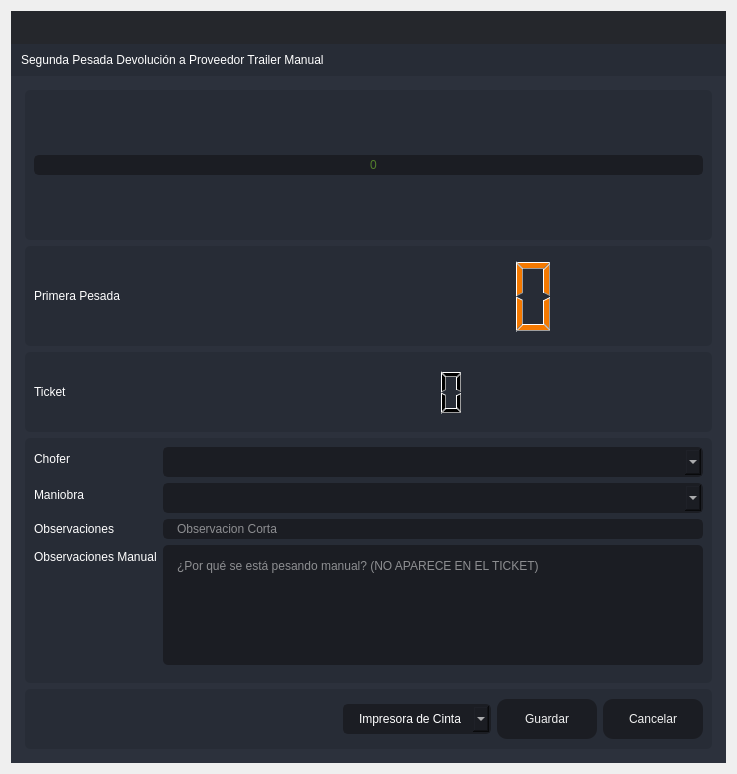
<?xml version="1.0" encoding="UTF-8"?>
<ui version="4.0">
 <class>SegundaPTA</class>
 <widget class="QDialog" name="SegundaPTA">
  <property name="windowModality">
   <enum>Qt::ApplicationModal</enum>
  </property>
  <property name="geometry">
   <rect>
    <x>0</x>
    <y>0</y>
    <width>737</width>
    <height>774</height>
   </rect>
  </property>
  <property name="minimumSize">
   <size>
    <width>737</width>
    <height>774</height>
   </size>
  </property>
  <property name="maximumSize">
   <size>
    <width>737</width>
    <height>774</height>
   </size>
  </property>
  <property name="windowTitle">
   <string>Segunda Pesada Devolución a Proveedor Trailer Manual</string>
  </property>
  <property name="windowIcon">
   <iconset resource="files.qrc">
    <normaloff>:/16x16/icons/16x16/logo.png</normaloff>:/16x16/icons/16x16/logo.png</iconset>
  </property>
  <layout class="QVBoxLayout" name="verticalLayout_6">
   <item>
    <widget class="QFrame" name="frame_main">
     <property name="styleSheet">
      <string notr="true">/* LINE EDIT */
QLineEdit {
	background-color: rgb(27, 29, 35);
	border-radius: 5px;
	border: 2px solid rgb(27, 29, 35);
	padding-left: 10px;
}
QLineEdit:hover {
	border: 2px solid rgb(64, 71, 88);
}
QLineEdit:focus {
	border: 2px solid rgb(91, 101, 124);
}

/* SCROLL BARS */
QScrollBar:horizontal {
    border: none;
    background: rgb(52, 59, 72);
    height: 14px;
    margin: 0px 21px 0 21px;
	border-radius: 0px;
}
QScrollBar::handle:horizontal {
    background: rgb(85, 170, 255);
    min-width: 25px;
	border-radius: 7px
}
QScrollBar::add-line:horizontal {
    border: none;
    background: rgb(55, 63, 77);
    width: 20px;
	border-top-right-radius: 7px;
    border-bottom-right-radius: 7px;
    subcontrol-position: right;
    subcontrol-origin: margin;
}
QScrollBar::sub-line:horizontal {
    border: none;
    background: rgb(55, 63, 77);
    width: 20px;
	border-top-left-radius: 7px;
    border-bottom-left-radius: 7px;
    subcontrol-position: left;
    subcontrol-origin: margin;
}
QScrollBar::up-arrow:horizontal, QScrollBar::down-arrow:horizontal
{
     background: none;
}
QScrollBar::add-page:horizontal, QScrollBar::sub-page:horizontal
{
     background: none;
}
 QScrollBar:vertical {
	border: none;
    background: rgb(52, 59, 72);
    width: 14px;
    margin: 21px 0 21px 0;
	border-radius: 0px;
 }
 QScrollBar::handle:vertical {	
	background: rgb(85, 170, 255);
    min-height: 25px;
	border-radius: 7px
 }
 QScrollBar::add-line:vertical {
     border: none;
    background: rgb(55, 63, 77);
     height: 20px;
	border-bottom-left-radius: 7px;
    border-bottom-right-radius: 7px;
     subcontrol-position: bottom;
     subcontrol-origin: margin;
 }
 QScrollBar::sub-line:vertical {
	border: none;
    background: rgb(55, 63, 77);
     height: 20px;
	border-top-left-radius: 7px;
    border-top-right-radius: 7px;
     subcontrol-position: top;
     subcontrol-origin: margin;
 }
 QScrollBar::up-arrow:vertical, QScrollBar::down-arrow:vertical {
     background: none;
 }

 QScrollBar::add-page:vertical, QScrollBar::sub-page:vertical {
     background: none;
 }

/* CHECKBOX */
QCheckBox::indicator {
    border: 3px solid rgb(52, 59, 72);
	width: 15px;
	height: 15px;
	border-radius: 10px;
    background: rgb(44, 49, 60);
}
QCheckBox::indicator:hover {
    border: 3px solid rgb(58, 66, 81);
}
QCheckBox::indicator:checked {
    background: 3px solid rgb(52, 59, 72);
	border: 3px solid rgb(52, 59, 72);	
	background-image: url(:/16x16/icons/16x16/cil-check-alt.png);
}

/* RADIO BUTTON */
QRadioButton::indicator {
    border: 3px solid rgb(52, 59, 72);
	width: 15px;
	height: 15px;
	border-radius: 10px;
    background: rgb(44, 49, 60);
}
QRadioButton::indicator:hover {
    border: 3px solid rgb(58, 66, 81);
}
QRadioButton::indicator:checked {
    background: 3px solid rgb(94, 106, 130);
	border: 3px solid rgb(52, 59, 72);	
}

/* COMBOBOX */
QComboBox{
	background-color: rgb(27, 29, 35);
	border-radius: 5px;
	border: 2px solid rgb(27, 29, 35);
	padding: 5px;
	padding-left: 10px;
}
QComboBox:hover{
	border: 2px solid rgb(64, 71, 88);
}
QComboBox::drop-down {
	subcontrol-origin: padding;
	subcontrol-position: top right;
	width: 25px; 
	border-left-width: 3px;
	border-left-color: rgba(39, 44, 54, 150);
	border-left-style: solid;
	border-top-right-radius: 3px;
	border-bottom-right-radius: 3px;	
	background-image: url(:/16x16/icons/16x16/cil-arrow-bottom.png);
	background-position: center;
	background-repeat: no-reperat;
 }
QComboBox QAbstractItemView {
	color: rgb(85, 170, 255);	
	background-color: rgb(27, 29, 35);
	padding: 10px;
	selection-background-color: rgb(39, 44, 54);
}

/* SLIDERS */
QSlider::groove:horizontal {
    border-radius: 9px;
    height: 18px;
	margin: 0px;
	background-color: rgb(52, 59, 72);
}
QSlider::groove:horizontal:hover {
	background-color: rgb(55, 62, 76);
}
QSlider::handle:horizontal {
    background-color: rgb(85, 170, 255);
    border: none;
    height: 18px;
    width: 18px;
    margin: 0px;
	border-radius: 9px;
}
QSlider::handle:horizontal:hover {
    background-color: rgb(105, 180, 255);
}
QSlider::handle:horizontal:pressed {
    background-color: rgb(65, 130, 195);
}

QSlider::groove:vertical {
    border-radius: 9px;
    width: 18px;
    margin: 0px;
	background-color: rgb(52, 59, 72);
}
QSlider::groove:vertical:hover {
	background-color: rgb(55, 62, 76);
}
QSlider::handle:vertical {
    background-color: rgb(85, 170, 255);
	border: none;
    height: 18px;
    width: 18px;
    margin: 0px;
	border-radius: 9px;
}
QSlider::handle:vertical:hover {
    background-color: rgb(105, 180, 255);
}
QSlider::handle:vertical:pressed {
    background-color: rgb(65, 130, 195);
}

</string>
     </property>
     <property name="frameShape">
      <enum>QFrame::NoFrame</enum>
     </property>
     <property name="frameShadow">
      <enum>QFrame::Raised</enum>
     </property>
     <layout class="QVBoxLayout" name="verticalLayout">
      <property name="spacing">
       <number>0</number>
      </property>
      <property name="leftMargin">
       <number>0</number>
      </property>
      <property name="topMargin">
       <number>0</number>
      </property>
      <property name="rightMargin">
       <number>0</number>
      </property>
      <property name="bottomMargin">
       <number>0</number>
      </property>
      <item>
       <widget class="QFrame" name="frame_top">
        <property name="minimumSize">
         <size>
          <width>0</width>
          <height>65</height>
         </size>
        </property>
        <property name="maximumSize">
         <size>
          <width>16777215</width>
          <height>65</height>
         </size>
        </property>
        <property name="styleSheet">
         <string notr="true">background-color: transparent;</string>
        </property>
        <property name="frameShape">
         <enum>QFrame::NoFrame</enum>
        </property>
        <property name="frameShadow">
         <enum>QFrame::Raised</enum>
        </property>
        <layout class="QHBoxLayout" name="horizontalLayout_3">
         <property name="spacing">
          <number>0</number>
         </property>
         <property name="leftMargin">
          <number>0</number>
         </property>
         <property name="topMargin">
          <number>0</number>
         </property>
         <property name="rightMargin">
          <number>0</number>
         </property>
         <property name="bottomMargin">
          <number>0</number>
         </property>
         <item>
          <widget class="QFrame" name="frame_toggle">
           <property name="maximumSize">
            <size>
             <width>70</width>
             <height>16777215</height>
            </size>
           </property>
           <property name="styleSheet">
            <string notr="true">background-color: rgb(27, 29, 35);</string>
           </property>
           <property name="frameShape">
            <enum>QFrame::NoFrame</enum>
           </property>
           <property name="frameShadow">
            <enum>QFrame::Raised</enum>
           </property>
           <layout class="QVBoxLayout" name="verticalLayout_3">
            <property name="spacing">
             <number>0</number>
            </property>
            <property name="leftMargin">
             <number>0</number>
            </property>
            <property name="topMargin">
             <number>0</number>
            </property>
            <property name="rightMargin">
             <number>0</number>
            </property>
            <property name="bottomMargin">
             <number>0</number>
            </property>
           </layout>
          </widget>
         </item>
         <item>
          <widget class="QFrame" name="frame_top_right">
           <property name="styleSheet">
            <string notr="true">background: transparent;</string>
           </property>
           <property name="frameShape">
            <enum>QFrame::NoFrame</enum>
           </property>
           <property name="frameShadow">
            <enum>QFrame::Raised</enum>
           </property>
           <layout class="QVBoxLayout" name="verticalLayout_2">
            <property name="spacing">
             <number>0</number>
            </property>
            <property name="leftMargin">
             <number>0</number>
            </property>
            <property name="topMargin">
             <number>0</number>
            </property>
            <property name="rightMargin">
             <number>0</number>
            </property>
            <property name="bottomMargin">
             <number>0</number>
            </property>
            <item>
             <widget class="QFrame" name="frame_top_btns">
              <property name="maximumSize">
               <size>
                <width>16777215</width>
                <height>42</height>
               </size>
              </property>
              <property name="styleSheet">
               <string notr="true">background-color: rgba(27, 29, 35, 200)</string>
              </property>
              <property name="frameShape">
               <enum>QFrame::NoFrame</enum>
              </property>
              <property name="frameShadow">
               <enum>QFrame::Raised</enum>
              </property>
              <layout class="QHBoxLayout" name="horizontalLayout_4">
               <property name="spacing">
                <number>0</number>
               </property>
               <property name="leftMargin">
                <number>0</number>
               </property>
               <property name="topMargin">
                <number>0</number>
               </property>
               <property name="rightMargin">
                <number>0</number>
               </property>
               <property name="bottomMargin">
                <number>0</number>
               </property>
               <item>
                <widget class="QFrame" name="frame_label_top_btns">
                 <property name="sizePolicy">
                  <sizepolicy hsizetype="Expanding" vsizetype="Preferred">
                   <horstretch>0</horstretch>
                   <verstretch>0</verstretch>
                  </sizepolicy>
                 </property>
                 <property name="frameShape">
                  <enum>QFrame::NoFrame</enum>
                 </property>
                 <property name="frameShadow">
                  <enum>QFrame::Raised</enum>
                 </property>
                 <layout class="QHBoxLayout" name="horizontalLayout_10">
                  <property name="spacing">
                   <number>0</number>
                  </property>
                  <property name="leftMargin">
                   <number>5</number>
                  </property>
                  <property name="topMargin">
                   <number>0</number>
                  </property>
                  <property name="rightMargin">
                   <number>10</number>
                  </property>
                  <property name="bottomMargin">
                   <number>0</number>
                  </property>
                 </layout>
                </widget>
               </item>
               <item alignment="Qt::AlignRight">
                <widget class="QFrame" name="frame_btns_right">
                 <property name="sizePolicy">
                  <sizepolicy hsizetype="Expanding" vsizetype="Preferred">
                   <horstretch>0</horstretch>
                   <verstretch>0</verstretch>
                  </sizepolicy>
                 </property>
                 <property name="maximumSize">
                  <size>
                   <width>120</width>
                   <height>16777215</height>
                  </size>
                 </property>
                 <property name="frameShape">
                  <enum>QFrame::NoFrame</enum>
                 </property>
                 <property name="frameShadow">
                  <enum>QFrame::Raised</enum>
                 </property>
                 <layout class="QHBoxLayout" name="horizontalLayout_5">
                  <property name="spacing">
                   <number>0</number>
                  </property>
                  <property name="leftMargin">
                   <number>0</number>
                  </property>
                  <property name="topMargin">
                   <number>0</number>
                  </property>
                  <property name="rightMargin">
                   <number>0</number>
                  </property>
                  <property name="bottomMargin">
                   <number>0</number>
                  </property>
                 </layout>
                </widget>
               </item>
              </layout>
             </widget>
            </item>
            <item>
             <widget class="QFrame" name="frame_top_info">
              <property name="maximumSize">
               <size>
                <width>16777215</width>
                <height>65</height>
               </size>
              </property>
              <property name="styleSheet">
               <string notr="true">background-color: rgb(39, 44, 54);</string>
              </property>
              <property name="frameShape">
               <enum>QFrame::NoFrame</enum>
              </property>
              <property name="frameShadow">
               <enum>QFrame::Raised</enum>
              </property>
              <layout class="QHBoxLayout" name="horizontalLayout_8">
               <property name="spacing">
                <number>0</number>
               </property>
               <property name="leftMargin">
                <number>10</number>
               </property>
               <property name="topMargin">
                <number>0</number>
               </property>
               <property name="rightMargin">
                <number>10</number>
               </property>
               <property name="bottomMargin">
                <number>0</number>
               </property>
               <item>
                <widget class="QLabel" name="label">
                 <property name="styleSheet">
                  <string notr="true">font: 75 16pt &quot;MS Shell Dlg 2&quot;;
color: rgb(255, 255, 255);</string>
                 </property>
                 <property name="text">
                  <string>Segunda Pesada Devolución a Proveedor Trailer Manual</string>
                 </property>
                </widget>
               </item>
              </layout>
             </widget>
            </item>
           </layout>
          </widget>
         </item>
        </layout>
       </widget>
      </item>
      <item>
       <widget class="QFrame" name="frame_center">
        <property name="sizePolicy">
         <sizepolicy hsizetype="Expanding" vsizetype="Expanding">
          <horstretch>0</horstretch>
          <verstretch>0</verstretch>
         </sizepolicy>
        </property>
        <property name="styleSheet">
         <string notr="true">background-color: rgb(40, 44, 52);</string>
        </property>
        <property name="frameShape">
         <enum>QFrame::NoFrame</enum>
        </property>
        <property name="frameShadow">
         <enum>QFrame::Raised</enum>
        </property>
        <layout class="QHBoxLayout" name="horizontalLayout_2">
         <property name="spacing">
          <number>0</number>
         </property>
         <property name="leftMargin">
          <number>0</number>
         </property>
         <property name="topMargin">
          <number>0</number>
         </property>
         <property name="rightMargin">
          <number>0</number>
         </property>
         <property name="bottomMargin">
          <number>0</number>
         </property>
         <item>
          <widget class="QFrame" name="frame_content_right">
           <property name="styleSheet">
            <string notr="true">background-color: rgb(44, 49, 60);</string>
           </property>
           <property name="frameShape">
            <enum>QFrame::NoFrame</enum>
           </property>
           <property name="frameShadow">
            <enum>QFrame::Raised</enum>
           </property>
           <layout class="QVBoxLayout" name="verticalLayout_4">
            <property name="spacing">
             <number>0</number>
            </property>
            <property name="leftMargin">
             <number>0</number>
            </property>
            <property name="topMargin">
             <number>0</number>
            </property>
            <property name="rightMargin">
             <number>0</number>
            </property>
            <property name="bottomMargin">
             <number>0</number>
            </property>
            <item>
             <widget class="QFrame" name="frame_content">
              <property name="frameShape">
               <enum>QFrame::NoFrame</enum>
              </property>
              <property name="frameShadow">
               <enum>QFrame::Raised</enum>
              </property>
              <layout class="QVBoxLayout" name="verticalLayout_9">
               <property name="spacing">
                <number>0</number>
               </property>
               <property name="leftMargin">
                <number>5</number>
               </property>
               <property name="topMargin">
                <number>5</number>
               </property>
               <property name="rightMargin">
                <number>5</number>
               </property>
               <property name="bottomMargin">
                <number>5</number>
               </property>
               <item>
                <widget class="QStackedWidget" name="stackedWidget">
                 <property name="styleSheet">
                  <string notr="true">background: transparent;</string>
                 </property>
                 <property name="currentIndex">
                  <number>0</number>
                 </property>
                 <widget class="QWidget" name="page_home">
                  <layout class="QVBoxLayout" name="verticalLayout_10">
                   <item>
                    <widget class="QFrame" name="frame_3">
                     <property name="minimumSize">
                      <size>
                       <width>0</width>
                       <height>150</height>
                      </size>
                     </property>
                     <property name="maximumSize">
                      <size>
                       <width>16777215</width>
                       <height>150</height>
                      </size>
                     </property>
                     <property name="styleSheet">
                      <string notr="true">background-color: rgb(39, 44, 54);
border-radius: 5px;</string>
                     </property>
                     <property name="frameShape">
                      <enum>QFrame::StyledPanel</enum>
                     </property>
                     <property name="frameShadow">
                      <enum>QFrame::Raised</enum>
                     </property>
                     <layout class="QVBoxLayout" name="verticalLayout_11">
                      <item>
                       <layout class="QVBoxLayout" name="verticalLayout_8">
                        <item>
                         <widget class="QLineEdit" name="Peso">
                          <property name="styleSheet">
                           <string notr="true">QLineEdit {
	background-color: rgb(27, 29, 35);
	border-radius: 5px;
	border: 2px solid rgb(27, 29, 35);
	padding-left: 10px;
	font: 75 80pt &quot;MS Shell Dlg 2&quot;;	
	color: rgb(138, 226, 52);
}
QLineEdit:hover {
	border: 2px solid rgb(64, 71, 88);
}
QLineEdit:focus {
	border: 2px solid rgb(91, 101, 124);
}</string>
                          </property>
                          <property name="alignment">
                           <set>Qt::AlignCenter</set>
                          </property>
                          <property name="placeholderText">
                           <string>0</string>
                          </property>
                         </widget>
                        </item>
                       </layout>
                      </item>
                     </layout>
                    </widget>
                   </item>
                   <item>
                    <widget class="QFrame" name="frame_4">
                     <property name="minimumSize">
                      <size>
                       <width>0</width>
                       <height>100</height>
                      </size>
                     </property>
                     <property name="maximumSize">
                      <size>
                       <width>16777215</width>
                       <height>100</height>
                      </size>
                     </property>
                     <property name="styleSheet">
                      <string notr="true">background-color: rgb(39, 44, 54);
border-radius: 5px;</string>
                     </property>
                     <property name="frameShape">
                      <enum>QFrame::StyledPanel</enum>
                     </property>
                     <property name="frameShadow">
                      <enum>QFrame::Raised</enum>
                     </property>
                     <layout class="QHBoxLayout" name="horizontalLayout_6">
                      <item>
                       <layout class="QHBoxLayout" name="horizontalLayout_11">
                        <item>
                         <widget class="QLabel" name="label_2">
                          <property name="styleSheet">
                           <string notr="true">color: rgb(255, 255, 255);
font: 75 12pt &quot;MS Shell Dlg 2&quot;;</string>
                          </property>
                          <property name="text">
                           <string>Primera Pesada</string>
                          </property>
                         </widget>
                        </item>
                        <item>
                         <widget class="QLCDNumber" name="lcdNumber_3">
                          <property name="minimumSize">
                           <size>
                            <width>500</width>
                            <height>0</height>
                           </size>
                          </property>
                          <property name="maximumSize">
                           <size>
                            <width>500</width>
                            <height>16777215</height>
                           </size>
                          </property>
                          <property name="styleSheet">
                           <string notr="true">color:rgb(245, 121, 0)</string>
                          </property>
                         </widget>
                        </item>
                       </layout>
                      </item>
                     </layout>
                    </widget>
                   </item>
                   <item>
                    <widget class="QFrame" name="frame_5">
                     <property name="minimumSize">
                      <size>
                       <width>0</width>
                       <height>80</height>
                      </size>
                     </property>
                     <property name="styleSheet">
                      <string notr="true">background-color: rgb(39, 44, 54);
border-radius: 5px;</string>
                     </property>
                     <property name="frameShape">
                      <enum>QFrame::StyledPanel</enum>
                     </property>
                     <property name="frameShadow">
                      <enum>QFrame::Raised</enum>
                     </property>
                     <layout class="QHBoxLayout" name="horizontalLayout_7">
                      <item>
                       <layout class="QHBoxLayout" name="horizontalLayout">
                        <item>
                         <widget class="QLabel" name="label_5">
                          <property name="styleSheet">
                           <string notr="true">color: rgb(255, 255, 255);
font: 75 12pt &quot;MS Shell Dlg 2&quot;;</string>
                          </property>
                          <property name="text">
                           <string>Ticket</string>
                          </property>
                         </widget>
                        </item>
                        <item>
                         <widget class="QLCDNumber" name="lcdNumber_9">
                          <property name="minimumSize">
                           <size>
                            <width>600</width>
                            <height>50</height>
                           </size>
                          </property>
                          <property name="maximumSize">
                           <size>
                            <width>600</width>
                            <height>50</height>
                           </size>
                          </property>
                          <property name="layoutDirection">
                           <enum>Qt::RightToLeft</enum>
                          </property>
                          <property name="autoFillBackground">
                           <bool>false</bool>
                          </property>
                         </widget>
                        </item>
                       </layout>
                      </item>
                     </layout>
                    </widget>
                   </item>
                   <item>
                    <widget class="QFrame" name="frame">
                     <property name="styleSheet">
                      <string notr="true">background-color: rgb(39, 44, 54);
border-radius: 5px;</string>
                     </property>
                     <property name="frameShape">
                      <enum>QFrame::StyledPanel</enum>
                     </property>
                     <property name="frameShadow">
                      <enum>QFrame::Raised</enum>
                     </property>
                     <layout class="QVBoxLayout" name="verticalLayout_5">
                      <item>
                       <layout class="QVBoxLayout" name="verticalLayout_12">
                        <item>
                         <layout class="QFormLayout" name="formLayout">
                          <item row="1" column="0">
                           <widget class="QLabel" name="label_6">
                            <property name="styleSheet">
                             <string notr="true">color: rgb(255, 255, 255);
font: 75 12pt &quot;MS Shell Dlg 2&quot;;</string>
                            </property>
                            <property name="text">
                             <string>Chofer</string>
                            </property>
                           </widget>
                          </item>
                          <item row="1" column="1">
                           <widget class="QComboBox" name="comboBox_operador">
                            <property name="styleSheet">
                             <string notr="true">QComboBox{
	background-color: rgb(27, 29, 35);
	border-radius: 5px;
	border: 2px solid rgb(27, 29, 35);
	padding: 5px;
	padding-left: 14px;
	color: rgb(255, 255, 255);
    font: 75 12pt &quot;MS Shell Dlg 2&quot;;
}
QComboBox:hover{
	border: 2px solid rgb(64, 71, 88);
}
QComboBox QAbstractItemView {
	color: rgb(85, 170, 255);	
	background-color: rgb(27, 29, 35);
	padding: 10px;
	selection-background-color: rgb(39, 44, 54);
}</string>
                            </property>
                           </widget>
                          </item>
                          <item row="2" column="0">
                           <widget class="QLabel" name="label_8">
                            <property name="styleSheet">
                             <string notr="true">color: rgb(255, 255, 255);
font: 75 12pt &quot;MS Shell Dlg 2&quot;;</string>
                            </property>
                            <property name="text">
                             <string>Maniobra</string>
                            </property>
                           </widget>
                          </item>
                          <item row="2" column="1">
                           <widget class="QComboBox" name="comboBox_maniobra">
                            <property name="styleSheet">
                             <string notr="true">QComboBox{
	background-color: rgb(27, 29, 35);
	border-radius: 5px;
	border: 2px solid rgb(27, 29, 35);
	padding: 5px;
	padding-left: 14px;
	color: rgb(255, 255, 255);
    font: 75 12pt &quot;MS Shell Dlg 2&quot;;
}
QComboBox:hover{
	border: 2px solid rgb(64, 71, 88);
}
QComboBox QAbstractItemView {
	color: rgb(85, 170, 255);	
	background-color: rgb(27, 29, 35);
	padding: 10px;
	selection-background-color: rgb(39, 44, 54);
}</string>
                            </property>
                           </widget>
                          </item>
                          <item row="3" column="0">
                           <widget class="QLabel" name="label_7">
                            <property name="styleSheet">
                             <string notr="true">color: rgb(255, 255, 255);
font: 75 12pt &quot;MS Shell Dlg 2&quot;;</string>
                            </property>
                            <property name="text">
                             <string>Observaciones</string>
                            </property>
                           </widget>
                          </item>
                          <item row="5" column="0">
                           <widget class="Line" name="line">
                            <property name="orientation">
                             <enum>Qt::Horizontal</enum>
                            </property>
                           </widget>
                          </item>
                          <item row="4" column="0">
                           <widget class="QLabel" name="label_3">
                            <property name="styleSheet">
                             <string notr="true">color: rgb(255, 255, 255);
font: 75 12pt &quot;MS Shell Dlg 2&quot;;</string>
                            </property>
                            <property name="text">
                             <string>Observaciones Manual</string>
                            </property>
                           </widget>
                          </item>
                          <item row="4" column="1">
                           <widget class="QPlainTextEdit" name="Observaciones_Manual">
                            <property name="styleSheet">
                             <string notr="true">QPlainTextEdit {
	background-color: rgb(27, 29, 35);
	border-radius: 5px;
	padding: 10px;
    color: rgb(255, 255, 255);
	font: 75 12pt &quot;MS Shell Dlg 2&quot;;
}
QPlainTextEdit:hover {
	border: 2px solid rgb(64, 71, 88);
}
QPlainTextEdit:focus {
	border: 2px solid rgb(91, 101, 124);
}</string>
                            </property>
                            <property name="placeholderText">
                             <string>¿Por qué se está pesando manual? (NO APARECE EN EL TICKET)</string>
                            </property>
                           </widget>
                          </item>
                          <item row="3" column="1">
                           <widget class="QLineEdit" name="observaciones">
                            <property name="styleSheet">
                             <string notr="true">QLineEdit {
	background-color: rgb(27, 29, 35);
	border-radius: 5px;
	border: 2px solid rgb(27, 29, 35);
	padding-left: 10px;
	font: 75 12pt &quot;MS Shell Dlg 2&quot;;
	color: rgb(255, 255, 255);
}
QLineEdit:hover {
	border: 2px solid rgb(64, 71, 88);
}
QLineEdit:focus {
	border: 2px solid rgb(91, 101, 124);
}</string>
                            </property>
                            <property name="maxLength">
                             <number>125</number>
                            </property>
                            <property name="placeholderText">
                             <string>Observacion Corta</string>
                            </property>
                           </widget>
                          </item>
                         </layout>
                        </item>
                       </layout>
                      </item>
                     </layout>
                    </widget>
                   </item>
                   <item>
                    <widget class="QFrame" name="frame_2">
                     <property name="minimumSize">
                      <size>
                       <width>0</width>
                       <height>60</height>
                      </size>
                     </property>
                     <property name="maximumSize">
                      <size>
                       <width>16777215</width>
                       <height>60</height>
                      </size>
                     </property>
                     <property name="styleSheet">
                      <string notr="true">background-color: rgb(39, 44, 54);
border-radius: 5px;</string>
                     </property>
                     <property name="frameShape">
                      <enum>QFrame::StyledPanel</enum>
                     </property>
                     <property name="frameShadow">
                      <enum>QFrame::Raised</enum>
                     </property>
                     <layout class="QHBoxLayout" name="horizontalLayout_9">
                      <item>
                       <layout class="QGridLayout" name="gridLayout">
                        <item row="0" column="2">
                         <widget class="QPushButton" name="btn_guardar">
                          <property name="minimumSize">
                           <size>
                            <width>100</width>
                            <height>40</height>
                           </size>
                          </property>
                          <property name="styleSheet">
                           <string notr="true">QPushButton {
	border-color: rgb(27, 29, 35);
	font: 75 10pt &quot;MS Shell Dlg 2&quot;;
	color: rgb(240, 240, 240);
	background-color: rgb(27, 29, 35);
	border: 0px solid;
	border-radius: 10px;	
}
QPushButton:hover {
	background-color:rgb(44, 49, 60);
	border-color: rgb(27, 29, 35);
	border: 2px solid;
}</string>
                          </property>
                          <property name="text">
                           <string>Guardar</string>
                          </property>
                         </widget>
                        </item>
                        <item row="0" column="3">
                         <widget class="QPushButton" name="btnr">
                          <property name="minimumSize">
                           <size>
                            <width>100</width>
                            <height>40</height>
                           </size>
                          </property>
                          <property name="styleSheet">
                           <string notr="true">QPushButton {
	border-color: rgb(27, 29, 35);
	font: 75 10pt &quot;MS Shell Dlg 2&quot;;
	color: rgb(240, 240, 240);
	background-color: rgb(27, 29, 35);
	border: 0px solid;
	border-radius: 10px;	
}
QPushButton:hover {
	background-color:rgb(44, 49, 60);
	border-color: rgb(27, 29, 35);
	border: 2px solid;
}</string>
                          </property>
                          <property name="text">
                           <string>Cancelar</string>
                          </property>
                         </widget>
                        </item>
                        <item row="0" column="0">
                         <spacer name="horizontalSpacer">
                          <property name="orientation">
                           <enum>Qt::Horizontal</enum>
                          </property>
                          <property name="sizeHint" stdset="0">
                           <size>
                            <width>40</width>
                            <height>20</height>
                           </size>
                          </property>
                         </spacer>
                        </item>
                        <item row="0" column="1">
                         <widget class="QComboBox" name="comboBox_impresora">
                          <property name="styleSheet">
                           <string notr="true">QComboBox{
	background-color: rgb(27, 29, 35);
	border-radius: 5px;
	border: 2px solid rgb(27, 29, 35);
	padding: 5px;
	padding-left: 14px;
	color: rgb(255, 255, 255);
    font: 75 12pt &quot;MS Shell Dlg 2&quot;;
}
QComboBox:hover{
	border: 2px solid rgb(64, 71, 88);
}
QComboBox QAbstractItemView {
	color: rgb(85, 170, 255);	
	background-color: rgb(27, 29, 35);
	padding: 10px;
	selection-background-color: rgb(39, 44, 54);
}</string>
                          </property>
                          <item>
                           <property name="text">
                            <string>Impresora de Cinta</string>
                           </property>
                          </item>
                          <item>
                           <property name="text">
                            <string>Impresora Windows</string>
                           </property>
                          </item>
                         </widget>
                        </item>
                       </layout>
                      </item>
                     </layout>
                    </widget>
                   </item>
                  </layout>
                 </widget>
                </widget>
               </item>
              </layout>
             </widget>
            </item>
           </layout>
          </widget>
         </item>
        </layout>
       </widget>
      </item>
     </layout>
    </widget>
   </item>
  </layout>
 </widget>
 <resources>
  <include location="files.qrc"/>
 </resources>
 <connections/>
</ui>
